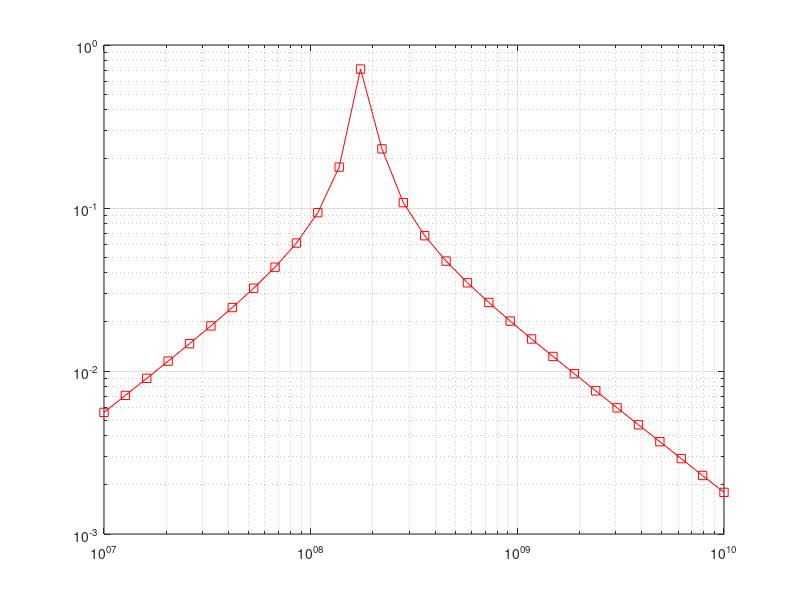

Recreate this plot in MATLAB. (Note: this script raises an error after producing the figure.)
close all 
clear all

f = logspace(7,10,30);
s = -1j*2*pi*f;
Q = 8;
G = 0.8;
f0 = 180*10^6;
w0 = 2*pi*f0;
k1 = G*w0/Q;
fs = 10*10^9; % 10 GHz sampling frequency

%H_s = tf([a1],[1 w0/Q w0^2]);
H_s = k1.*s./(s.^2+s.*w0./Q+w0.^2);

figure(1)
loglog(f,abs(H_s),'-rs')
grid on

syms z
n = k1*(2*fs*(z-1)/(z+1));
d = (2*fs*(z-1)/(z+1))^2 + (2*fs*(z-1)/(z+1))*w0/Q + w0^2;
vpa(partfrac(n/d, z))

a2 = 2*fs*k1/(4*fs^2+2*fs*w0/Q);
a0 = -2*fs*k1/(4*fs^2+2*fs*w0/Q);
b1 = (2*w0^2-8*fs^2)/(4*fs^2+2*fs*w0/Q);
b0 = (4*fs^2-2*fs*w0/Q+w0^2)/(4*fs^2+2*fs*w0/Q);

n = [a2 0 a0];
d = [1 b1 b0];

figure(2)
[h,w] = freqz(n,d,'whole',1001);
plot(w/pi,20*log10(abs(h)))
ax = gca;
ax.YLim = [-100 20];
ax.XTick = 0:.5:2;
xlabel('Normalized Frequency (\times\pi rad/sample)')
ylabel('Magnitude (dB)')

figure(3)
[hz,hp,ht] = zplane(n,d);

%% Hypothesis to see how sampling frequency affect b1 and b0
fs = 10*10^9:1*10^9:100*10^9;

b1 = (2.*w0.^2-8.*fs.^2)./(4.*fs.^2+2.*fs.*w0./Q);
b0 = (4.*fs.^2-2.*fs*w0/Q+w0^2)./(4.*fs.^2+2.*fs.*w0./Q);

figure(4)
plot(fs,-1/2*b1);
hold on
plot(fs,b0);

n = [0 0.0056];
d = [1 -1];

figure(5)
[h,w] = freqz(n,d,'whole',1001);
plot(w/pi,20*log10(abs(h)))
ax = gca;
ax.YLim = [-100 20];
ax.XTick = 0:.5:2;
xlabel('Normalized Frequency (\times\pi rad/sample)')
ylabel('Magnitude (dB)')
